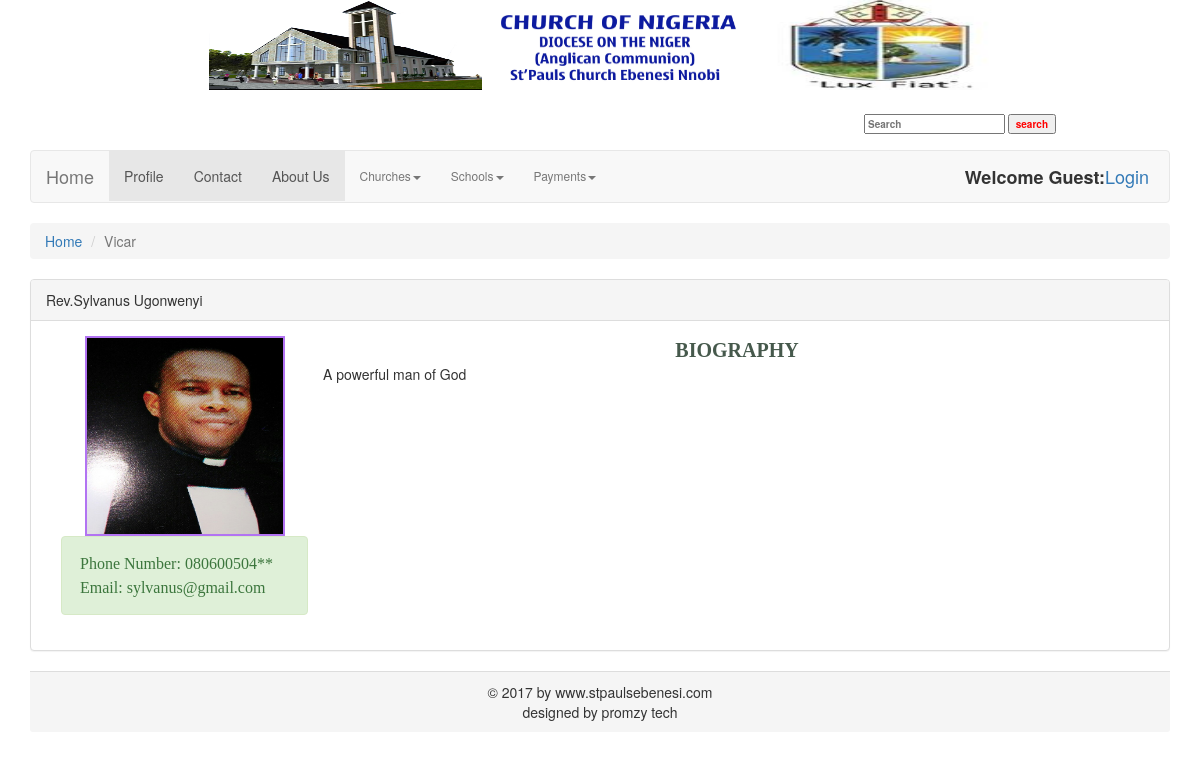
/cworkers/detail.php?view_prist=8, run on the app's committed database.
### tables this page shows
CREATE TABLE `current_workers` (
  `worker_id` int(100) NOT NULL,
  `worker_cat` varchar(30) NOT NULL,
  `worker_email` varchar(50) NOT NULL,
  `worker_firstname` varchar(30) NOT NULL,
  `worker_lastname` varchar(30) NOT NULL,
  `worker_image` text NOT NULL,
  `worker_phoneno` varchar(11) NOT NULL,
  `worker_bio` text NOT NULL
);

### cworkers/view_prist.php (the view, shortened to what this page needs)
 <ul class="breadcrumb">
            <li><a href="../index.php">Home</a></li>
            <li class="active">Vicar</li>
        </ul>
        <div class="panel panel-default">
            <div class="panel-heading">
<?php
if (isset($_GET['view_prist'])) {
              $prist_id = $_GET['view_prist'];
              $get_prist = "select * from current_workers where worker_id = '$prist_id'";
              $run_prist = mysqli_query($con, $get_prist);
              $row_prist = mysqli_fetch_array($run_prist);
              $prist_firstName = $row_prist['worker_firstname'];
              $prist_lastName = $row_prist['worker_lastname'];
              $prist_image = $row_prist['worker_image'];
              $prist_email = $row_prist['worker_email'];
              $prist_phoneno = $row_prist['worker_phoneno'];
              $prist_biography = $row_prist['worker_bio'];
              echo $prist_firstName;
              echo $prist_lastName;
              }
?>
</div>
            <div class="panel-body">
            <div class="box">
        <div class="col-lg-3 col-md-4 col-sm-6 col-xs-12 "><div class="grey-box">
          <p style='text-align:center;'><img src='images/<?php echo $prist_image ?>'  width='200' height='200'/>
          <div class="alert alert-success" role="alert">
          <h1>Phone Number: <?php  echo $prist_phoneno; ?></h1>
          <h1>Email: <?php  echo $prist_email; ?></h1>
          </div>
           </div>
        </div>
    </div>
            <div class="editBox">
                <div class="form-box">
              <h1 style="text-align: center; color: #46594c;font-size: 20px; font-weight: bolder;"> BIOGRAPHY</h1>
              <?php  echo $prist_biography; ?>
              </div>
              </div>
           </div>
         </div>

### cworkers/styles/style.css (style rules this page uses)
html, body, div, span, applet, object, iframe, h1, h2, h3, h4, h5, h6, p, blockquote, pre, a, abbr, acronym, address, big, cite, code, del, dfn, em, img, ins, kbd, q, s, samp, small, strike, strong, sub, sup, tt, var, b, u, i, center,dl, dt, dd, ol, ul, li, fieldset, form, label, legend, table, caption, tbody, tfoot, thead, tr, th, td, article, aside, canvas, details, embed, figure, figcaption, footer, header, hgroup, menu, nav, output, ruby, section, summary, time, mark, audio, video { margin:0; padding:0; border: 0; vertical-align: baseline; }
body { text-align: left; }
h1 { text-decoration:none; padding:3px; margin:0; font-family:COMIC SAN MS; font-size:16px; }
.grey-box { height: auto; margin-bottom: px; font-size: 1em; text-align: center; padding:0px; }
.grey-box img { border:2px solid #b273f2; }

### styles/style.css (style rules this page uses)
html, body, div, span, applet, object, iframe, h1, h2, h3, h4, h5, h6, p, blockquote, pre, a, abbr, acronym, address, big, cite, code, del, dfn, em, img, ins, kbd, q, s, samp, small, strike, strong, sub, sup, tt, var, b, u, i, center,dl, dt, dd, ol, ul, li, fieldset, form, label, legend, table, caption, tbody, tfoot, thead, tr, th, td, article, aside, canvas, details, embed, figure, figcaption, footer, header, hgroup, menu, nav, output, ruby, section, summary, time, mark, audio, video { margin:0; padding:0; border: 0; vertical-align: baseline; }
body { text-align: left; }
h1 { text-decoration:none; padding:3px; margin:0; font-family:COMIC SAN MS; font-size:16px; }
.grey-box { height: auto; margin-bottom: px; font-size: 1em; text-align: left; padding:0px; }
.grey-box img { border:2px solid #b273f2; }

### data on the page
current_workers: worker_firstname "Rev.Sylvanus", worker_lastname "Ugonwenyi", worker_image (picture), worker_phoneno "080600504**", worker_email "sylvanus@gmail.com", worker_bio "A powerful man of God"
